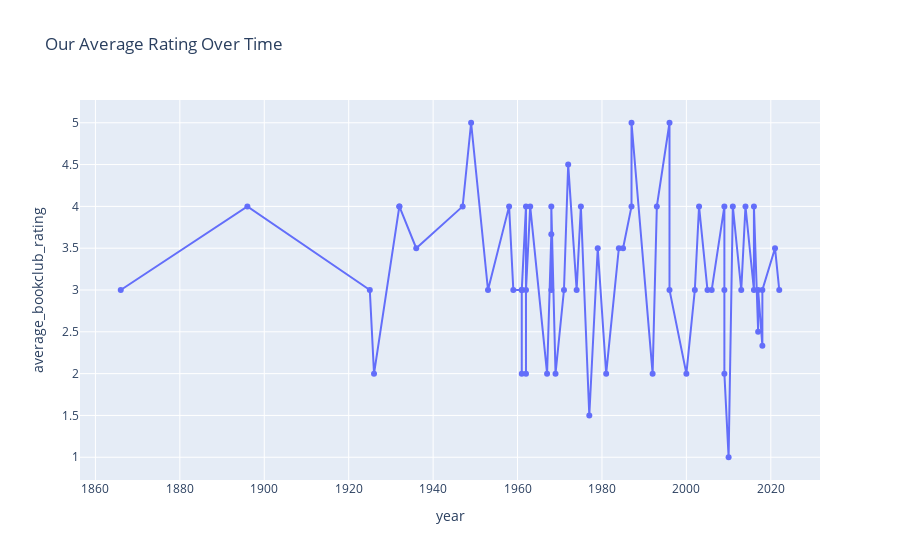

Notebook code for this chart:
### Code cell
df_plot = df_scifi.with_columns([pl.col("original_publication_year").cast(pl.Int32).alias("year")])
df_plot = df_plot.sort("year")
px.line(
    df_plot,
    x="year",
    y="average_bookclub_rating",
    title="Our Average Rating Over Time",
    markers=True,
)

### Figure 1 — Plotly figure (JSON) as saved in the notebook; plotly's stock layout.template omitted (floating-point values rounded to 4 significant figures)
{"data": [{"hovertemplate": "year=%{x}<br>average_bookclub_rating=%{y}<extra></extra>", "legendgroup": "", "line": {"color": "#636efa", "dash": "solid"}, "marker": {"symbol": "circle"}, "mode": "lines+markers", "name": "", "orientation": "v", "showlegend": false, "type": "scatter", "x": [1866, 1896, 1925, 1926, 1932, 1932, 1936, 1947, 1949, 1953, 1958, 1959, 1961, 1961, 1961, 1962, 1962, 1962, 1963, 1967, 1968, 1968, 1968, 1969, 1971, 1972, 1974, 1975, 1977, 1979, 1981, 1984, 1985, 1987, 1987, 1992, 1993, 1996, 1996, 2000, 2002, 2003, 2005, 2006, 2009, 2009, 2009, 2010, 2011, 2013, 2014, 2016, 2016, 2017, 2017, 2018, 2018, 2021, 2022], "xaxis": "x", "y": [3, 4, 3, 2, 4, 4, 3.5, 4, 5, 3, 4, 3, 3, 2, 3, 4, 2, 3, 4, 2, 3.667, 3, 4, 2, 3, 4.5, 3, 4, 1.5, 3.5, 2, 3.5, 3.5, 4, 5, 2, 4, 5, 3, 2, 3, 4, 3, 3, 4, 3, 2, 1, 4, 3, 4, 3, 4, 2.5, 3, 2.333, 3, 3.5, 3], "yaxis": "y"}], "layout": {"legend": {"tracegroupgap": 0}, "title": {"text": "Our Average Rating Over Time"}, "xaxis": {"anchor": "y", "domain": [0, 1], "title": {"text": "year"}}, "yaxis": {"anchor": "x", "domain": [0, 1], "title": {"text": "average_bookclub_rating"}}}}
